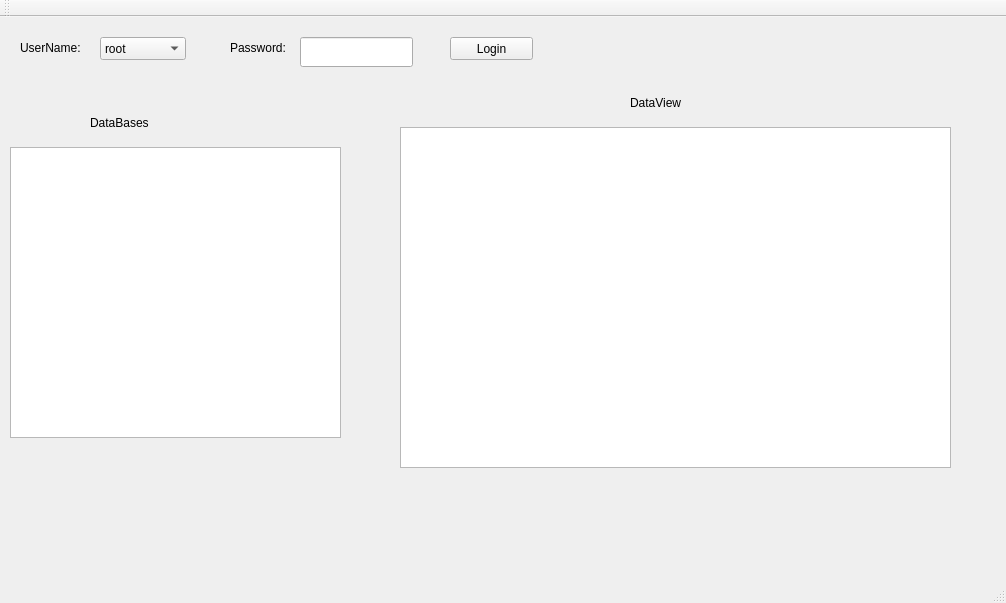
<?xml version="1.0" encoding="UTF-8"?>
<ui version="4.0">
 <class>MainWindow</class>
 <widget class="QMainWindow" name="MainWindow">
  <property name="geometry">
   <rect>
    <x>0</x>
    <y>0</y>
    <width>1006</width>
    <height>603</height>
   </rect>
  </property>
  <property name="windowTitle">
   <string>MainWindow</string>
  </property>
  <widget class="QWidget" name="centralWidget">
   <widget class="QComboBox" name="comboBox">
    <property name="geometry">
     <rect>
      <x>100</x>
      <y>20</y>
      <width>86</width>
      <height>23</height>
     </rect>
    </property>
    <item>
     <property name="text">
      <string>root</string>
     </property>
    </item>
   </widget>
   <widget class="QLabel" name="label">
    <property name="geometry">
     <rect>
      <x>20</x>
      <y>20</y>
      <width>81</width>
      <height>21</height>
     </rect>
    </property>
    <property name="text">
     <string>UserName:</string>
    </property>
   </widget>
   <widget class="QLineEdit" name="password">
    <property name="geometry">
     <rect>
      <x>300</x>
      <y>20</y>
      <width>113</width>
      <height>30</height>
     </rect>
    </property>
   </widget>
   <widget class="QLabel" name="label_2">
    <property name="geometry">
     <rect>
      <x>230</x>
      <y>20</y>
      <width>71</width>
      <height>21</height>
     </rect>
    </property>
    <property name="text">
     <string>Password:</string>
    </property>
   </widget>
   <widget class="QTableView" name="dataView">
    <property name="geometry">
     <rect>
      <x>400</x>
      <y>110</y>
      <width>551</width>
      <height>341</height>
     </rect>
    </property>
   </widget>
   <widget class="QTreeView" name="databaseView">
    <property name="geometry">
     <rect>
      <x>10</x>
      <y>130</y>
      <width>331</width>
      <height>291</height>
     </rect>
    </property>
   </widget>
   <widget class="QLabel" name="label_3">
    <property name="geometry">
     <rect>
      <x>90</x>
      <y>90</y>
      <width>121</width>
      <height>31</height>
     </rect>
    </property>
    <property name="text">
     <string>DataBases</string>
    </property>
   </widget>
   <widget class="QLabel" name="label_4">
    <property name="geometry">
     <rect>
      <x>630</x>
      <y>70</y>
      <width>121</width>
      <height>31</height>
     </rect>
    </property>
    <property name="text">
     <string>DataView</string>
    </property>
   </widget>
   <widget class="QPushButton" name="login">
    <property name="geometry">
     <rect>
      <x>450</x>
      <y>20</y>
      <width>83</width>
      <height>23</height>
     </rect>
    </property>
    <property name="text">
     <string>Login</string>
    </property>
   </widget>
  </widget>
  <widget class="QMenuBar" name="menuBar">
   <property name="geometry">
    <rect>
     <x>0</x>
     <y>0</y>
     <width>1006</width>
     <height>20</height>
    </rect>
   </property>
  </widget>
  <widget class="QToolBar" name="mainToolBar">
   <attribute name="toolBarArea">
    <enum>TopToolBarArea</enum>
   </attribute>
   <attribute name="toolBarBreak">
    <bool>false</bool>
   </attribute>
  </widget>
  <widget class="QStatusBar" name="statusBar"/>
 </widget>
 <layoutdefault spacing="6" margin="11"/>
 <resources/>
 <connections/>
</ui>
